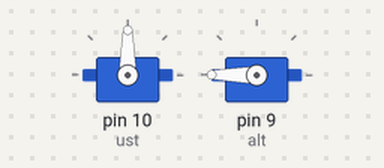
A sketch run on a simulated Arduino Uno, built with avr-gcc and run on an emulated ATmega328P. On the bench: 2 × servo.

Above: at 0.1 s.
At 9.3 s:
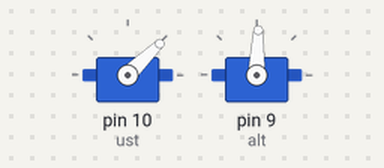
At 18.5 s:
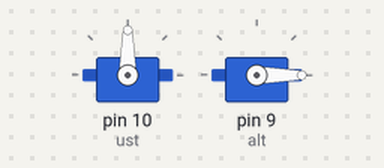
At 39.72 s:
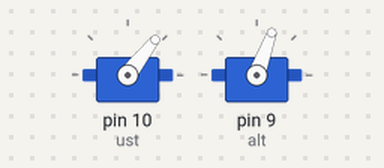
Timing chart, 0 to 40.0 s (numbered marks = the images above):
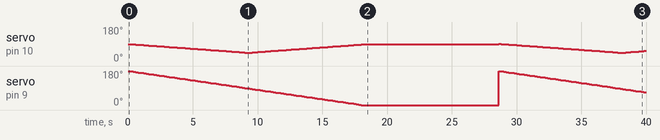

Measured:
- by itself, servo on pin 10 (ust): 90° → 89° at 0.20 s, → 88° 0.20 s later, → 87° 0.20 s later, → 86° 0.20 s later, … (149 changes in this stretch)
- by itself, servo on pin 9 (alt): 180° → 178° at 0.20 s, → 176° 0.20 s later, → 174° 0.20 s later, → 172° 0.20 s later, … (147 changes in this stretch)

The sketch:

servo_motor_1.ino
```cpp
#include <AFMotor.h>
#include <Servo.h>              // Add library
Servo ust;
Servo alt;

int gunes_tepe = 45;
int gunes_alt = 90;

void setup() {

  ust.attach (10);          // Define the servo signal pins
  alt.attach (9);          // Define the servo signal pins

}

void loop() {
  /* ust motorun yolu
    //90dan başlayacak. bu durumda tam karşıya bakıyor.
    45 e kadar ya da güneşin en tepede olduğu yere kadar gelecek.
    sonra geri 90a dönecek.

  */
  int bas = 180;
  for (;  gunes_alt >= gunes_tepe; gunes_alt -= 1) {

    ust.write(gunes_alt);
    alt.write(bas);
    bas = bas - 2;
    delay(200);
  }

  for (; gunes_alt <= 90; gunes_alt += 1) {

    ust.write(gunes_alt);
    alt.write(bas);
    bas = bas - 2;
    delay(200);
  }

  delay(10000);
}
```
